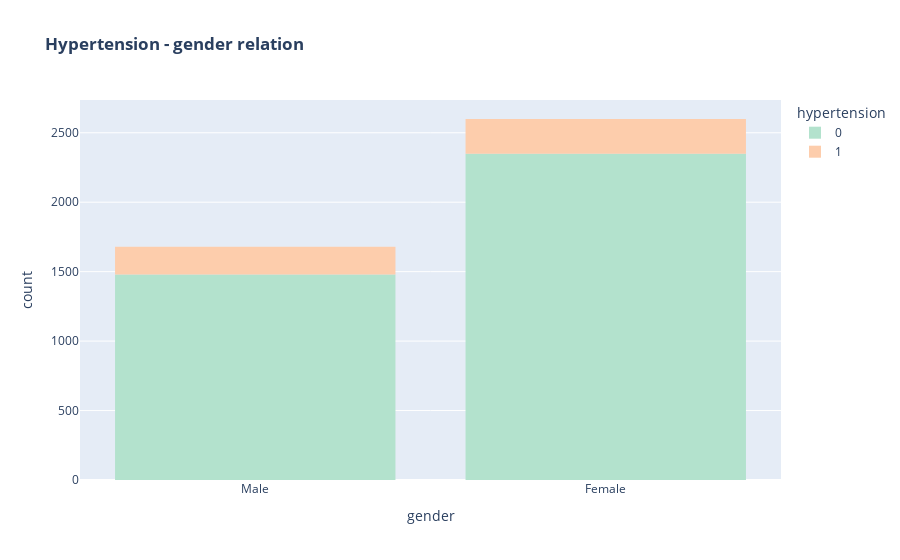
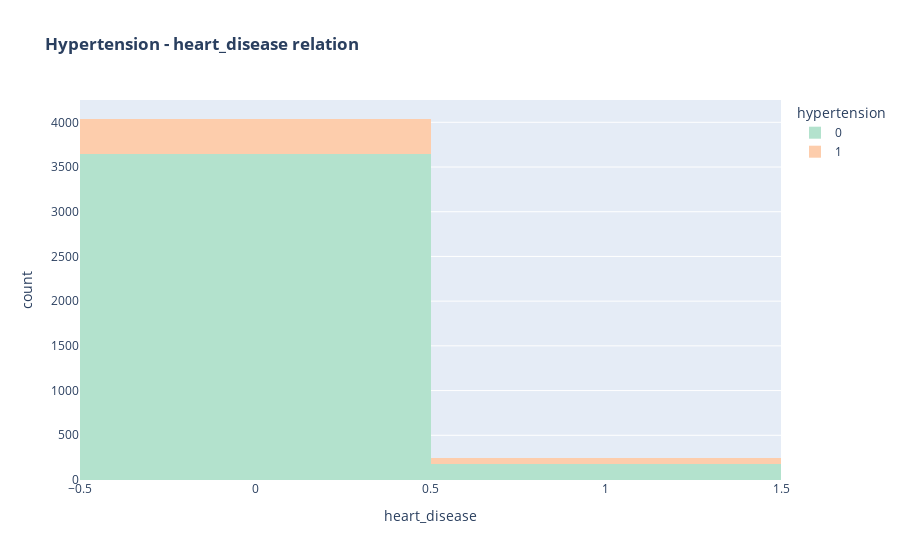
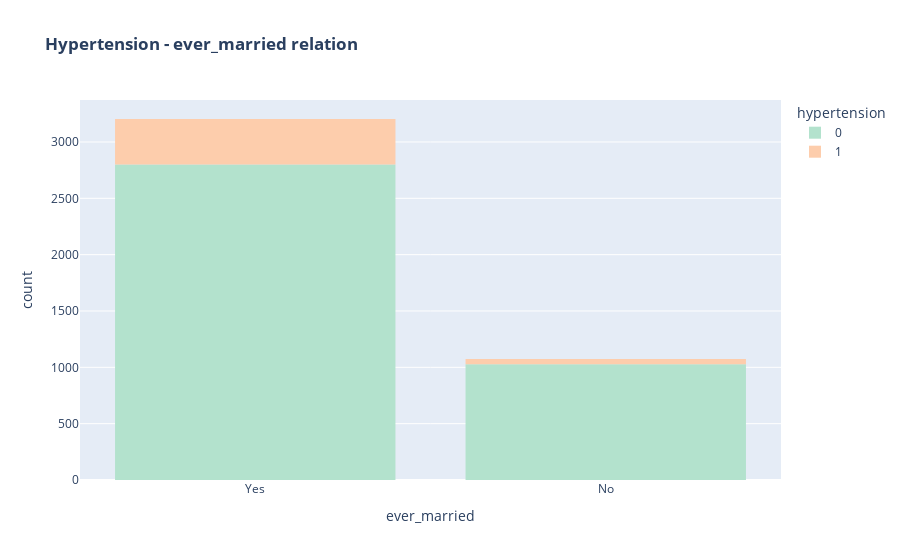
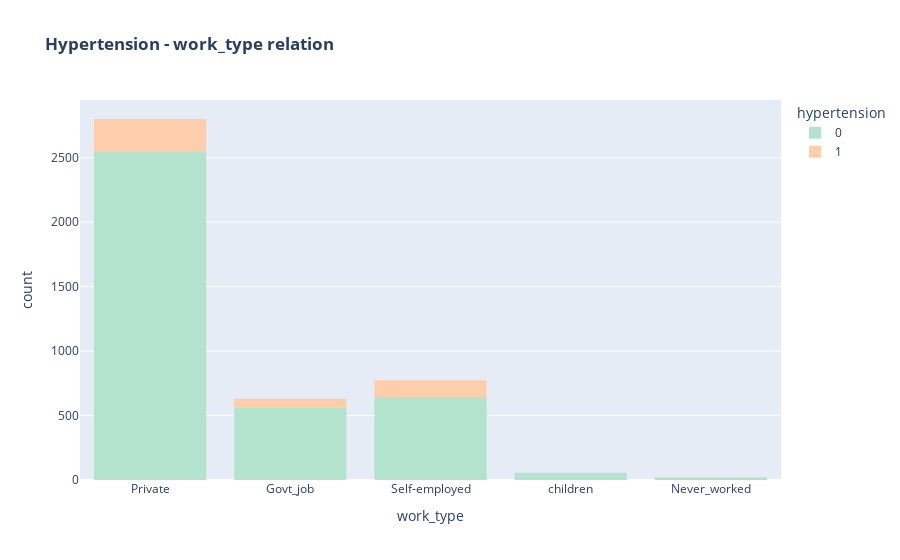

Notebook code cell kept with these figures, in order:
### Markdown cell above
Ciclo for per creare tutte le coppie di immagini:

### Code cell
for i in columnNames:
    if i != 'id' and i != 'bmi' and i != 'age' and i != 'hypertension' and i != 'avg_glucose_level':
        fig = px.histogram(
        df,x=df[str(i)],color='hypertension',title=('<b>Hypertension - '+str(i)+' relation</b>'),color_discrete_sequence=px.colors.qualitative.Pastel2
        )
        fig.show()

### Figure 1 — Plotly figure (JSON) as saved in the notebook; plotly's stock layout.template omitted (floating-point values rounded to 4 significant figures; data arrays with more than 128 entries replaced by an {"elided": "..."} marker saying what was removed)
{"data": [{"alignmentgroup": "True", "bingroup": "x", "hovertemplate": "hypertension=0<br>gender=%{x}<br>count=%{y}<extra></extra>", "legendgroup": "0", "marker": {"color": "rgb(179,226,205)"}, "name": "0", "offsetgroup": "0", "orientation": "v", "showlegend": true, "type": "histogram", "x": {"elided": "3828 str values"}, "xaxis": "x", "yaxis": "y"}, {"alignmentgroup": "True", "bingroup": "x", "hovertemplate": "hypertension=1<br>gender=%{x}<br>count=%{y}<extra></extra>", "legendgroup": "1", "marker": {"color": "rgb(253,205,172)"}, "name": "1", "offsetgroup": "1", "orientation": "v", "showlegend": true, "type": "histogram", "x": {"elided": "451 str values"}, "xaxis": "x", "yaxis": "y"}], "layout": {"barmode": "relative", "legend": {"title": {"text": "hypertension"}, "tracegroupgap": 0}, "title": {"text": "<b>Hypertension - gender relation</b>"}, "xaxis": {"anchor": "y", "domain": [0, 1], "title": {"text": "gender"}}, "yaxis": {"anchor": "x", "domain": [0, 1], "title": {"text": "count"}}}}

### Figure 2 — Plotly figure (JSON) as saved in the notebook; plotly's stock layout.template omitted (floating-point values rounded to 4 significant figures; data arrays with more than 128 entries replaced by an {"elided": "..."} marker saying what was removed)
{"data": [{"alignmentgroup": "True", "bingroup": "x", "hovertemplate": "hypertension=0<br>heart_disease=%{x}<br>count=%{y}<extra></extra>", "legendgroup": "0", "marker": {"color": "rgb(179,226,205)"}, "name": "0", "offsetgroup": "0", "orientation": "v", "showlegend": true, "type": "histogram", "x": {"elided": "3828 int values"}, "xaxis": "x", "yaxis": "y"}, {"alignmentgroup": "True", "bingroup": "x", "hovertemplate": "hypertension=1<br>heart_disease=%{x}<br>count=%{y}<extra></extra>", "legendgroup": "1", "marker": {"color": "rgb(253,205,172)"}, "name": "1", "offsetgroup": "1", "orientation": "v", "showlegend": true, "type": "histogram", "x": {"elided": "451 int values"}, "xaxis": "x", "yaxis": "y"}], "layout": {"barmode": "relative", "legend": {"title": {"text": "hypertension"}, "tracegroupgap": 0}, "title": {"text": "<b>Hypertension - heart_disease relation</b>"}, "xaxis": {"anchor": "y", "domain": [0, 1], "title": {"text": "heart_disease"}}, "yaxis": {"anchor": "x", "domain": [0, 1], "title": {"text": "count"}}}}

### Figure 3 — Plotly figure (JSON) as saved in the notebook; plotly's stock layout.template omitted (floating-point values rounded to 4 significant figures; data arrays with more than 128 entries replaced by an {"elided": "..."} marker saying what was removed)
{"data": [{"alignmentgroup": "True", "bingroup": "x", "hovertemplate": "hypertension=0<br>ever_married=%{x}<br>count=%{y}<extra></extra>", "legendgroup": "0", "marker": {"color": "rgb(179,226,205)"}, "name": "0", "offsetgroup": "0", "orientation": "v", "showlegend": true, "type": "histogram", "x": {"elided": "3828 str values"}, "xaxis": "x", "yaxis": "y"}, {"alignmentgroup": "True", "bingroup": "x", "hovertemplate": "hypertension=1<br>ever_married=%{x}<br>count=%{y}<extra></extra>", "legendgroup": "1", "marker": {"color": "rgb(253,205,172)"}, "name": "1", "offsetgroup": "1", "orientation": "v", "showlegend": true, "type": "histogram", "x": {"elided": "451 str values"}, "xaxis": "x", "yaxis": "y"}], "layout": {"barmode": "relative", "legend": {"title": {"text": "hypertension"}, "tracegroupgap": 0}, "title": {"text": "<b>Hypertension - ever_married relation</b>"}, "xaxis": {"anchor": "y", "domain": [0, 1], "title": {"text": "ever_married"}}, "yaxis": {"anchor": "x", "domain": [0, 1], "title": {"text": "count"}}}}

### Figure 4 — Plotly figure (JSON) as saved in the notebook; plotly's stock layout.template omitted (floating-point values rounded to 4 significant figures; data arrays with more than 128 entries replaced by an {"elided": "..."} marker saying what was removed)
{"data": [{"alignmentgroup": "True", "bingroup": "x", "hovertemplate": "hypertension=0<br>work_type=%{x}<br>count=%{y}<extra></extra>", "legendgroup": "0", "marker": {"color": "rgb(179,226,205)"}, "name": "0", "offsetgroup": "0", "orientation": "v", "showlegend": true, "type": "histogram", "x": {"elided": "3828 str values"}, "xaxis": "x", "yaxis": "y"}, {"alignmentgroup": "True", "bingroup": "x", "hovertemplate": "hypertension=1<br>work_type=%{x}<br>count=%{y}<extra></extra>", "legendgroup": "1", "marker": {"color": "rgb(253,205,172)"}, "name": "1", "offsetgroup": "1", "orientation": "v", "showlegend": true, "type": "histogram", "x": {"elided": "451 str values"}, "xaxis": "x", "yaxis": "y"}], "layout": {"barmode": "relative", "legend": {"title": {"text": "hypertension"}, "tracegroupgap": 0}, "title": {"text": "<b>Hypertension - work_type relation</b>"}, "xaxis": {"anchor": "y", "domain": [0, 1], "title": {"text": "work_type"}}, "yaxis": {"anchor": "x", "domain": [0, 1], "title": {"text": "count"}}}}
